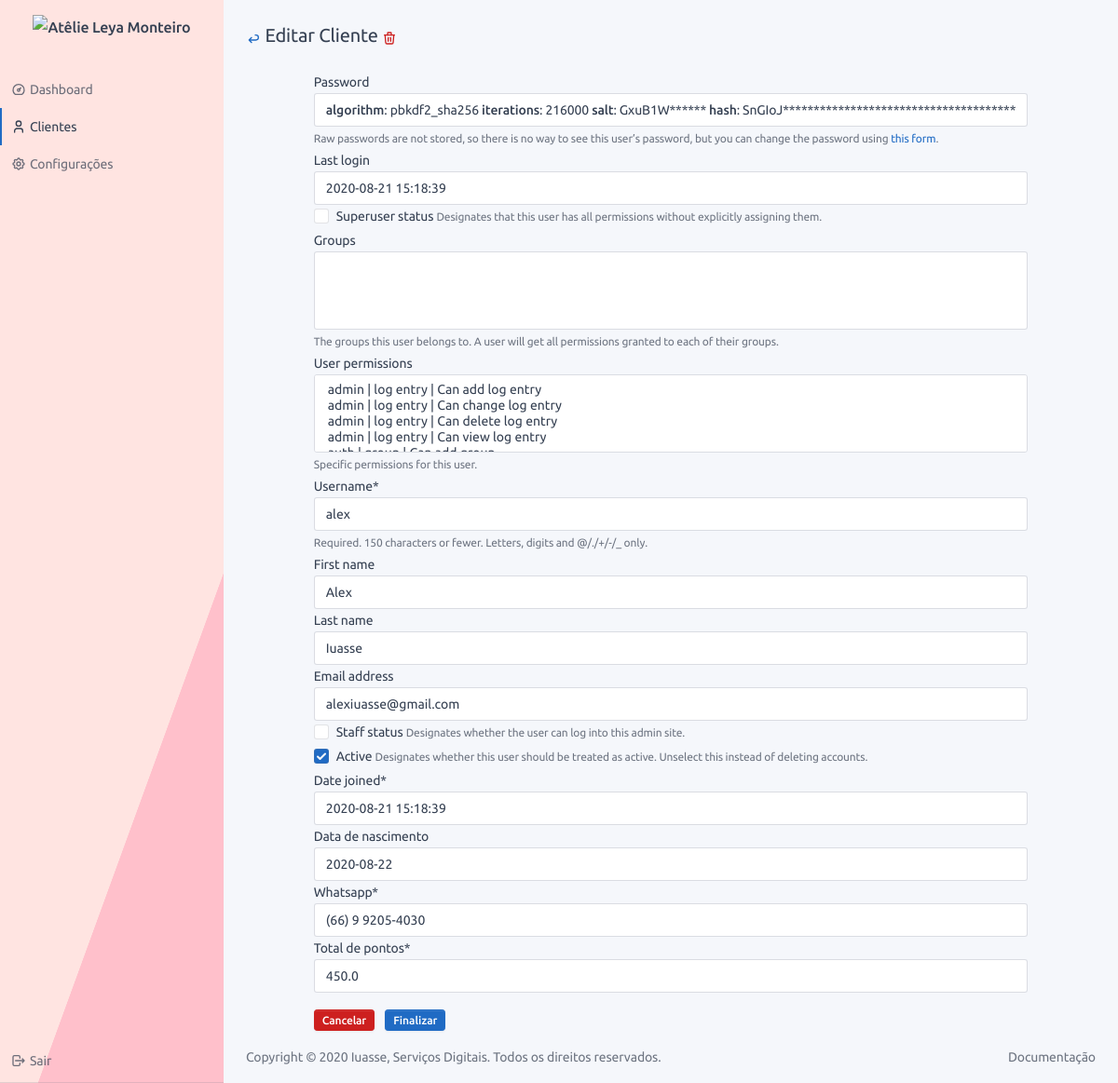
The app's page /user/2/edit/ (signed in), older data.
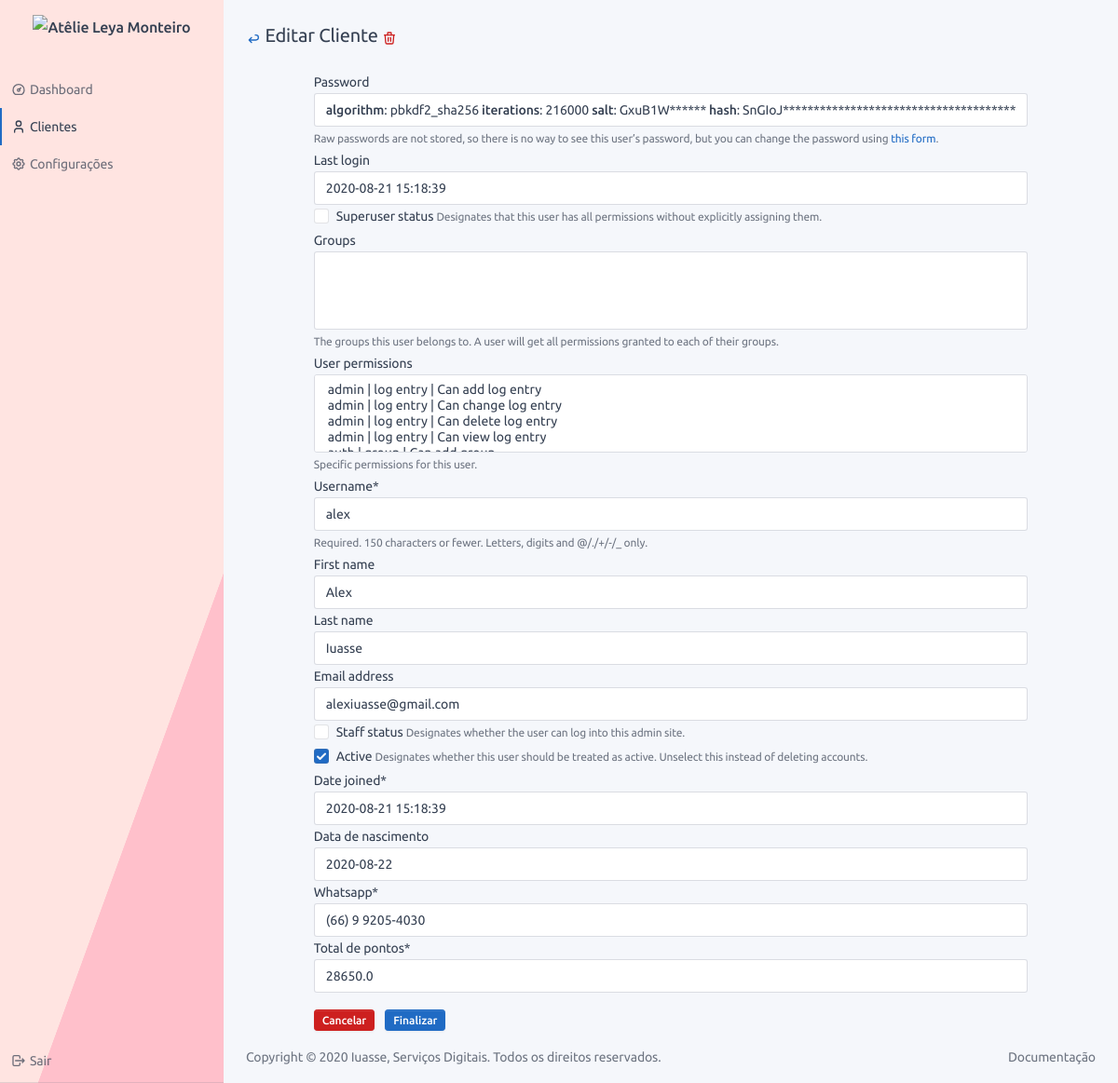
The same page, newer data.
### users/models.py (models this page shows, shortened)
class CustomUser(AbstractUser):
    birth_day = models.DateField('data de nascimento', blank=True, null=True)
    whatsapp = models.CharField('whatsapp', max_length=16)
    total_of_points = models.FloatField(default=0, verbose_name='Total de pontos')
    def get_absolute_url(self):
        return reverse('users:customuser:profile', kwargs={'pk': self.pk})

### users/views.py (the view)
# urls.py: path('<int:pk>/edit/', CustomUserEdit.as_view(), name='edit'),
class CustomUserEdit(LoginRequiredMixin, PermissionRequiredMixin, UpdateView):
    model = CustomUser
    form_class = CustomUserChangeForm
    template_name = 'user/form.html'
    permission_required = 'users.edit_customuser'
    title = TITLE_EDIT_USER
    subtitle = SUBTITLE_USER
    def get_delete_url(self):
        return reverse_lazy('users:customuser:delete', kwargs={'pk': self.object.pk})

### users/forms.py
class CustomUserChangeForm(UserChangeForm):
    class Meta:
        model = CustomUser
        fields = UserChangeForm.Meta.fields

### frontend/context_processors.py (called while the page is built)
def frontend_template_context(request):
    return {
        'NAME_OF_ENTERPRISE': settings.NAME_OF_ENTERPRISE,
        'VERSION': settings.VERSION,
        'ICON_HOME': ICON_HOME,
        'ICON_LOGOUT': ICON_LOGOUT,
        'ICON_LINK': ICON_LINK,
        'ICON_EYE': ICON_EYE,
        'ICON_ARROW_BACK': ICON_ARROW_BACK,
        'ICON_DELETE': ICON_DELETE,
        'ICON_EDIT': ICON_EDIT,
        'ICON_ADD': ICON_ADD,
        'ICON_CALENDAR': ICON_CALENDAR,
        'ICON_DEVICE': ICON_DEVICE,
        'ICON_PERSON': ICON_PERSON,
        'ICON_NEW_PERSON': ICON_NEW_PERSON,
        'ICON_SETTINGS': ICON_SETTINGS,
        'ICON_TRIANGLE_ALERT': ICON_TRIANGLE_ALERT,
        'ICON_BUG': ICON_BUG,
        'ICON_DASHBOARD': ICON_DASHBOARD,
        'ICON_CHECK': ICON_CHECK,
        'ICON_DOUBLE_CHECK': ICON_DOUBLE_CHECK,
        'ICON_GIFT': ICON_GIFT,
    }

### frontend/templates/user/form.html (shortened to what this page needs)
{% extends 'base.html' %}
{% load static %}
{% load crispy_forms_tags %}
{% block content %}
<div class="container-fluid">
    <div class="page-header">
        <div class="row align-items-center">
            <div class="col-auto">
                <h2 class="page-title">
                    <a href="{% if object %} {{object.get_absolute_url}} {% else %} {{view.get_back_url}} {% endif %}"
                       rel="tooltip" title="Voltar">
                        <span class="text-primary">{{ICON_ARROW_BACK|safe}}</span>
                    </a>
                    {{view.title}}
                    {% if object %}
                    <a href="{{ view.get_delete_url }}" rel="tooltip" title="Deletar">
                        <span class="text-danger">{{ICON_DELETE|safe}}</span>
                    </a>
                    {% endif %}
                </h2>
            </div>
        </div>
    </div>
    <form method="post">
        <div class="row align-items-center">
            <div class="col-auto ml-auto mr-auto">
                {% for field in form %}
                {{ field|as_crispy_field }}
                {% endfor %}
                <div class="form-row">
                    <div class="pull-right mt-3">
                        <a class="btn btn-danger btn-sm mr-2"
                           href="{% if object %} {{object.get_absolute_url}} {% else %} {{view.get_back_url}} {% endif %}"
                           type="button">
                            Cancelar
                        </a>
                        <button class="btn btn-primary btn-sm" type="submit">Finalizar</button>
                    </div>
                </div>
            </div>
        </div>
    </form>
</div>
{% endblock %}

Row changes from the older to the newer data that the page shows:
changed CustomUser "alex": total_of_points "450.0" → "28650.0"
